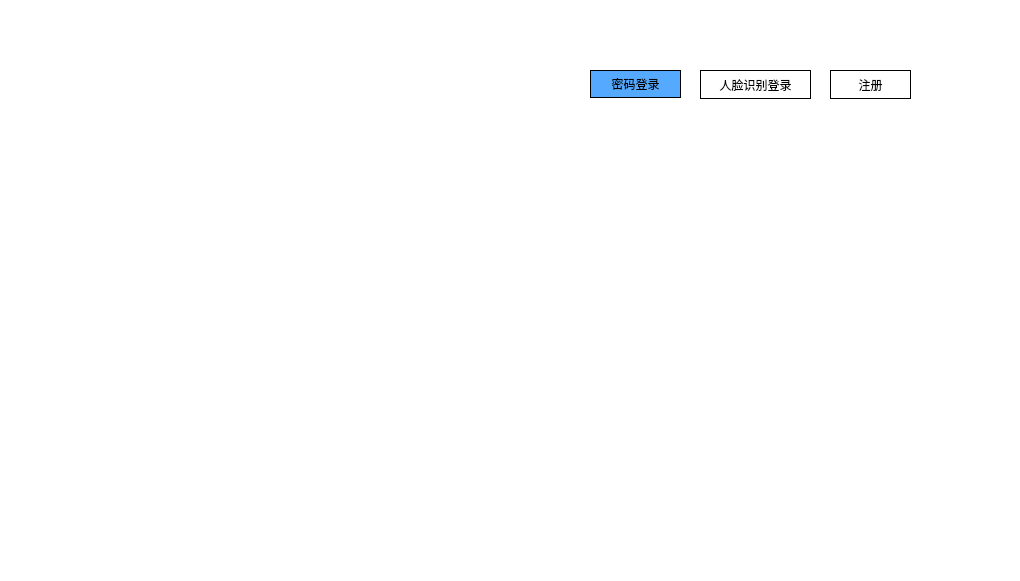
<?xml version="1.0" encoding="UTF-8"?>
<ui version="4.0">
 <class>Form</class>
 <widget class="QWidget" name="Form">
  <property name="enabled">
   <bool>true</bool>
  </property>
  <property name="geometry">
   <rect>
    <x>0</x>
    <y>0</y>
    <width>1020</width>
    <height>581</height>
   </rect>
  </property>
  <property name="windowTitle">
   <string/>
  </property>
  <property name="styleSheet">
   <string notr="true">background-color: rgb(255, 255, 255);</string>
  </property>
  <widget class="QStackedWidget" name="stackedWidget">
   <property name="geometry">
    <rect>
     <x>580</x>
     <y>140</y>
     <width>411</width>
     <height>341</height>
    </rect>
   </property>
   <property name="currentIndex">
    <number>1</number>
   </property>
   <widget class="QWidget" name="page">
    <widget class="QPushButton" name="pushButton_4">
     <property name="geometry">
      <rect>
       <x>0</x>
       <y>170</y>
       <width>93</width>
       <height>28</height>
      </rect>
     </property>
     <property name="styleSheet">
      <string notr="true">QPushButton{
border: 1px solid;
}</string>
     </property>
     <property name="text">
      <string>登录</string>
     </property>
    </widget>
    <widget class="QPushButton" name="pushButton_5">
     <property name="geometry">
      <rect>
       <x>210</x>
       <y>170</y>
       <width>93</width>
       <height>28</height>
      </rect>
     </property>
     <property name="styleSheet">
      <string notr="true">QPushButton{
border: 1px solid;
}</string>
     </property>
     <property name="text">
      <string>清空</string>
     </property>
    </widget>
    <widget class="QRadioButton" name="radioButton">
     <property name="geometry">
      <rect>
       <x>0</x>
       <y>130</y>
       <width>141</width>
       <height>19</height>
      </rect>
     </property>
     <property name="text">
      <string>记住用户和密码</string>
     </property>
    </widget>
    <widget class="QWidget" name="formLayoutWidget">
     <property name="geometry">
      <rect>
       <x>0</x>
       <y>50</y>
       <width>301</width>
       <height>65</height>
      </rect>
     </property>
     <layout class="QFormLayout" name="formLayout">
      <item row="0" column="1">
       <widget class="QLineEdit" name="lineEdit_4"/>
      </item>
      <item row="1" column="1">
       <widget class="QLineEdit" name="lineEdit_5">
        <property name="echoMode">
         <enum>QLineEdit::Password</enum>
        </property>
       </widget>
      </item>
      <item row="0" column="0">
       <widget class="QLabel" name="label_2">
        <property name="text">
         <string>用户ID</string>
        </property>
       </widget>
      </item>
      <item row="1" column="0">
       <widget class="QLabel" name="label_7">
        <property name="text">
         <string>密码</string>
        </property>
       </widget>
      </item>
     </layout>
    </widget>
   </widget>
   <widget class="QWidget" name="page_2">
    <widget class="QLabel" name="label_3">
     <property name="geometry">
      <rect>
       <x>10</x>
       <y>70</y>
       <width>321</width>
       <height>271</height>
      </rect>
     </property>
     <property name="text">
      <string/>
     </property>
    </widget>
   </widget>
   <widget class="QWidget" name="page_4">
    <widget class="QWidget" name="formLayoutWidget_2">
     <property name="geometry">
      <rect>
       <x>10</x>
       <y>80</y>
       <width>291</width>
       <height>61</height>
      </rect>
     </property>
     <layout class="QFormLayout" name="formLayout_2">
      <item row="0" column="0">
       <widget class="QLabel" name="label_6">
        <property name="text">
         <string>用户ID</string>
        </property>
       </widget>
      </item>
      <item row="0" column="1">
       <widget class="QLineEdit" name="lineEdit_3">
        <property name="styleSheet">
         <string notr="true"/>
        </property>
       </widget>
      </item>
      <item row="1" column="0">
       <widget class="QLabel" name="label_5">
        <property name="text">
         <string>密码</string>
        </property>
       </widget>
      </item>
      <item row="1" column="1">
       <widget class="QLineEdit" name="lineEdit_2">
        <property name="echoMode">
         <enum>QLineEdit::Password</enum>
        </property>
       </widget>
      </item>
     </layout>
    </widget>
    <widget class="QPushButton" name="pushButton_8">
     <property name="geometry">
      <rect>
       <x>210</x>
       <y>190</y>
       <width>93</width>
       <height>28</height>
      </rect>
     </property>
     <property name="styleSheet">
      <string notr="true">QPushButton{
border: 1px solid;
}</string>
     </property>
     <property name="text">
      <string>清空</string>
     </property>
    </widget>
    <widget class="QPushButton" name="pushButton_6">
     <property name="geometry">
      <rect>
       <x>10</x>
       <y>190</y>
       <width>93</width>
       <height>28</height>
      </rect>
     </property>
     <property name="styleSheet">
      <string notr="true">QPushButton{
border: 1px solid;
}</string>
     </property>
     <property name="text">
      <string>登录</string>
     </property>
    </widget>
   </widget>
  </widget>
  <widget class="QLabel" name="label">
   <property name="geometry">
    <rect>
     <x>20</x>
     <y>90</y>
     <width>501</width>
     <height>401</height>
    </rect>
   </property>
   <property name="text">
    <string/>
   </property>
  </widget>
  <widget class="QPushButton" name="pushButton">
   <property name="geometry">
    <rect>
     <x>590</x>
     <y>70</y>
     <width>91</width>
     <height>28</height>
    </rect>
   </property>
   <property name="styleSheet">
    <string notr="true">QPushButton{
background-color: rgb(85, 170, 255);
border: 1px solid;
}</string>
   </property>
   <property name="text">
    <string>密码登录</string>
   </property>
  </widget>
  <widget class="QPushButton" name="pushButton_2">
   <property name="geometry">
    <rect>
     <x>700</x>
     <y>70</y>
     <width>111</width>
     <height>29</height>
    </rect>
   </property>
   <property name="styleSheet">
    <string notr="true">QPushButton{
border: 1px solid;
}</string>
   </property>
   <property name="text">
    <string>人脸识别登录</string>
   </property>
  </widget>
  <widget class="QPushButton" name="pushButton_3">
   <property name="geometry">
    <rect>
     <x>830</x>
     <y>70</y>
     <width>81</width>
     <height>29</height>
    </rect>
   </property>
   <property name="styleSheet">
    <string notr="true">QPushButton{
border: 1px solid;
}</string>
   </property>
   <property name="text">
    <string>注册</string>
   </property>
  </widget>
 </widget>
 <resources/>
 <connections>
  <connection>
   <sender>pushButton_4</sender>
   <signal>clicked()</signal>
   <receiver>Form</receiver>
   <slot>pb4()</slot>
   <hints>
    <hint type="sourcelabel">
     <x>656</x>
     <y>331</y>
    </hint>
    <hint type="destinationlabel">
     <x>476</x>
     <y>698</y>
    </hint>
   </hints>
  </connection>
  <connection>
   <sender>pushButton_5</sender>
   <signal>clicked()</signal>
   <receiver>Form</receiver>
   <slot>pb5()</slot>
   <hints>
    <hint type="sourcelabel">
     <x>833</x>
     <y>337</y>
    </hint>
    <hint type="destinationlabel">
     <x>811</x>
     <y>577</y>
    </hint>
   </hints>
  </connection>
  <connection>
   <sender>pushButton_8</sender>
   <signal>clicked()</signal>
   <receiver>Form</receiver>
   <slot>pb8()</slot>
   <hints>
    <hint type="sourcelabel">
     <x>842</x>
     <y>357</y>
    </hint>
    <hint type="destinationlabel">
     <x>879</x>
     <y>572</y>
    </hint>
   </hints>
  </connection>
  <connection>
   <sender>pushButton</sender>
   <signal>clicked()</signal>
   <receiver>Form</receiver>
   <slot>password()</slot>
   <hints>
    <hint type="sourcelabel">
     <x>591</x>
     <y>81</y>
    </hint>
    <hint type="destinationlabel">
     <x>-10</x>
     <y>148</y>
    </hint>
   </hints>
  </connection>
  <connection>
   <sender>pushButton_3</sender>
   <signal>clicked()</signal>
   <receiver>Form</receiver>
   <slot>register()</slot>
   <hints>
    <hint type="sourcelabel">
     <x>910</x>
     <y>71</y>
    </hint>
    <hint type="destinationlabel">
     <x>-5</x>
     <y>124</y>
    </hint>
   </hints>
  </connection>
  <connection>
   <sender>pushButton_2</sender>
   <signal>clicked()</signal>
   <receiver>Form</receiver>
   <slot>face()</slot>
   <hints>
    <hint type="sourcelabel">
     <x>801</x>
     <y>71</y>
    </hint>
    <hint type="destinationlabel">
     <x>-6</x>
     <y>85</y>
    </hint>
   </hints>
  </connection>
  <connection>
   <sender>pushButton_6</sender>
   <signal>clicked()</signal>
   <receiver>Form</receiver>
   <slot>pb6()</slot>
   <hints>
    <hint type="sourcelabel">
     <x>644</x>
     <y>342</y>
    </hint>
    <hint type="destinationlabel">
     <x>425</x>
     <y>594</y>
    </hint>
   </hints>
  </connection>
 </connections>
 <slots>
  <slot>password()</slot>
  <slot>face()</slot>
  <slot>register()</slot>
  <slot>pb4()</slot>
  <slot>pb5()</slot>
  <slot>pb7()</slot>
  <slot>pb8()</slot>
  <slot>pb6()</slot>
  <slot>pb9()</slot>
 </slots>
</ui>
